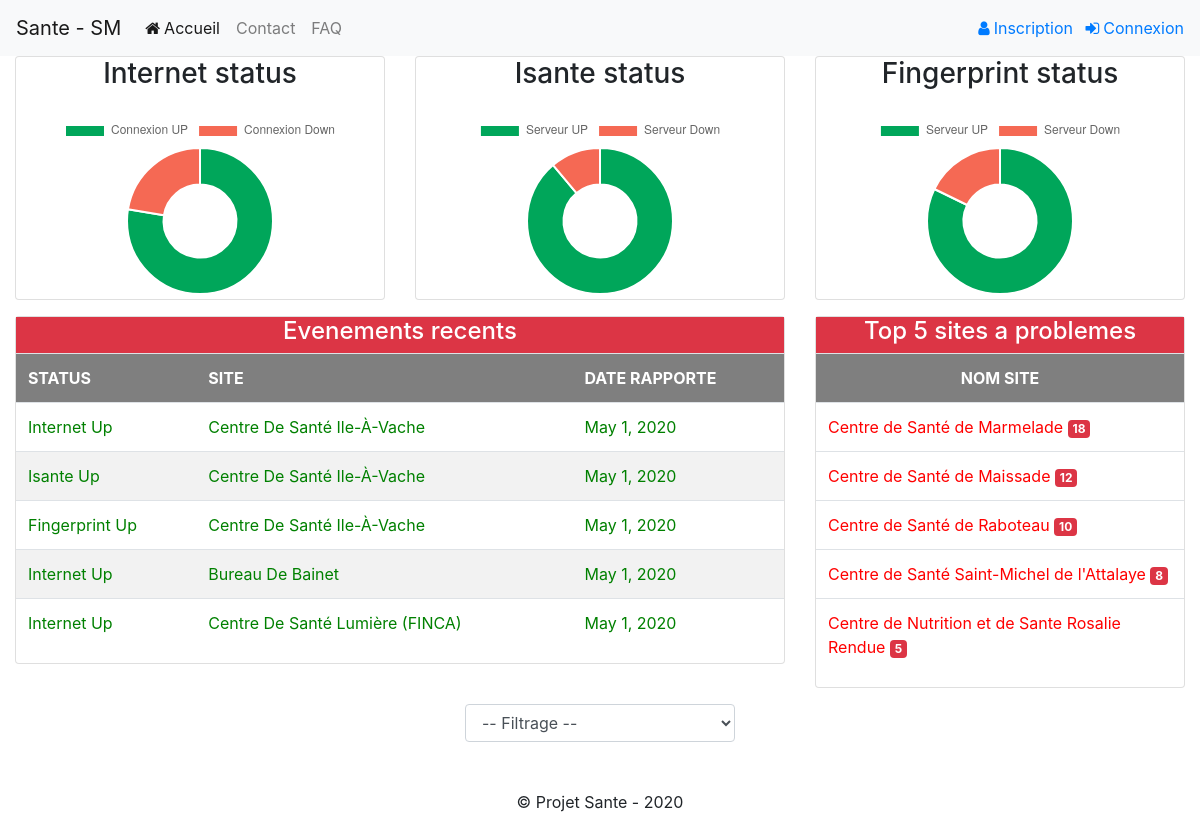
The page / on the database its author committed.
### smonitoring/models.py (models this page shows, shortened)
class Evenement(models.Model):
	code_site = models.ForeignKey(Site, on_delete= models.CASCADE, related_name="site")
	entite_concerne = models.CharField(max_length=100, choices= [('internet','Internet'),('isante','Isante Server'),('fingerprint','Fingerprint Server')]) # internet, isante or fingerprint
	status_ev = models.CharField(max_length=10, choices= EL_CHOICES) # up, down, none
	raison_ev = models.CharField(max_length=100, choices= RAISON_CHOICES)
	date_ev = models.DateField(default=datetime.now().date())
	date_rap = models.DateField(default=datetime.now().date())
	date_entree = models.DateTimeField(default=datetime.utcnow)
	pers_contact = models.CharField(max_length=100, default=None, blank=True,null=True)
	remarques = models.CharField(max_length=100, default=None, blank=True,null=True)
	code_utilisateur = models.CharField(max_length=100)
	"""
	def __init__(self,code_site,entite_concerne,status_ev,date_ev,raison_ev,date_rap,pers_contact,remarques,date_entree,code_utilisateur):
		self.code_site=code_site
		self.entite_concerne=entite_concerne
		self.status_ev=status_ev
		self.raison_ev=raison_ev
		self.date_ev=date_ev
		self.date_rap=date_rap
		self.date_entree=date_entree
		self.pers_contact=pers_contact
		self.remarques=remarques
		self.code_utilisateur=code_utilisateur
	"""

class Site(models.Model):
	code = models.CharField(max_length=10,unique=True)
	type_site = models.CharField(max_length=10)
	nom = models.CharField(max_length=100)
	sigle = models.CharField(max_length=10, default=None, blank=True,null=True)
	region = models.CharField(max_length=100)
	departement = models.CharField(max_length=30)
	commune = models.CharField(max_length=100)
	adresse = models.CharField(max_length=100, default=None, blank=True,null=True)
	pepfar = models.CharField(max_length=10, choices = PEPFAR_CHOICES)
	contact_1 = models.CharField(max_length=100)
	tel_1 = models.CharField(max_length=100)
	contact_2 = models.CharField(max_length=100, default=None, blank=True,null=True)
	tel_2 = models.CharField(max_length=100, default=None, blank=True,null=True)
	fai = models.CharField(max_length=100, choices= FAI_CHOICES)
	internet = models.CharField(max_length=15, choices = EL_CHOICES)
	isante = models.CharField(max_length=15, choices = EL_CHOICES)
	fingerprint = models.CharField(max_length=15, choices = EL_CHOICES)
	def __str__(self):
		return f"{self.nom}"

### smonitoring/views.py (the view)
# urls.py: path("",views.index,name="index"),
def index(request):
	try:
		filtre = request.GET.get('filter')
	except:
		return HttpResponse('Request problem')
	if filtre != None and filtre != 'all':
		filtre = filtre.upper()
		with connection.cursor() as cursor:
			cursor.execute('SELECT COUNT(*) qte,code_site_id,nom from smonitoring_evenement e,smonitoring_site s WHERE e.code_site_id=s.id AND status_ev="down" AND s.region=%s GROUP BY code_site_id ORDER BY qte DESC LIMIT 5',params=[filtre.upper()])
			top_bad_sites = cursor.fetchall()
			top_bad_sites_formated = []
			for t in top_bad_sites:
				top_bad_sites_formated.append({"qte":t[0],"id":t[1],"nom":t[2]})
		context= {
			"page_title":"Ma page Accueil",
			"internet_status":{"up":Site.objects.filter(internet="up",region=filtre).count(),"down":Site.objects.filter(internet="down",region=filtre).count()},
			"isante_status":{"up":Site.objects.filter(isante="up",region=filtre).count(),"down":Site.objects.filter(isante="down",region=filtre).count()},
			"fingerprint_status":{"up":Site.objects.filter(fingerprint="up",region=filtre).count(),"down":Site.objects.filter(fingerprint="down",region=filtre).count()},
			"recent_events":Evenement.objects.select_related('code_site').filter(code_site__region=filtre).order_by('-date_rap')[:5],
			"top_bad_sites":top_bad_sites_formated,
			"filtre":filtre.lower(),
		}
	else:
		with connection.cursor() as cursor:
			cursor.execute('SELECT COUNT(*) qte,code_site_id,nom from smonitoring_evenement e,smonitoring_site s WHERE e.code_site_id=s.id AND status_ev="down" GROUP BY code_site_id ORDER BY qte DESC LIMIT 5')
			top_bad_sites = cursor.fetchall()
			top_bad_sites_formated = []
			for t in top_bad_sites:
				top_bad_sites_formated.append({"qte":t[0],"id":t[1],"nom":t[2]})
		context= {
			"page_title":"Ma page Accueil",
			"internet_status":{"up":Site.objects.filter(internet="up").count(),"down":Site.objects.filter(internet="down").count()},
			"isante_status":{"up":Site.objects.filter(isante="up").count(),"down":Site.objects.filter(isante="down").count()},
			"fingerprint_status":{"up":Site.objects.filter(fingerprint="up").count(),"down":Site.objects.filter(fingerprint="down").count()},
			"recent_events":Evenement.objects.order_by('-date_rap').select_related('code_site')[:5],
			"top_bad_sites":top_bad_sites_formated,
		}
	return render(request, 'dashboard.html', context)

### smonitoring/templates/dashboard.html (shortened to what this page needs)
{% extends "layout.html" %}
{% block body %}
    <section class="content">
      <div class="row">
        <div class="col-md-4">
          <div class="card">
            <div class="card-title">
              <h3 class="text-center">Internet status</h3>
            </div>
            <div class="card-body p-1">
              <canvas id="pieChartInt" style="height:250px"></canvas>
            </div>
          </div>
        </div>
        <div class="col-md-4">
          <div class="card">
            <div class="card-title">
              <h3 class="text-center">Isante status</h3>
            </div>
            <div class="card-body p-1">
              <canvas id="pieChartIsante" style="height:250px"></canvas>
            </div>
          </div>
        </div>
        <div class="col-md-4">
          <div class="card">
            <div class="card-title">
              <h3 class="text-center">Fingerprint status</h3>
            </div>
            <div class="card-body p-1">
              <canvas id="pieChartFing" style="height:250px"></canvas>
            </div>
          </div>
        </div>
      </div>
	<div class="row mt-3 mb-3">
		<div class="col-md-8">
			<div class="card">
				<div class="card-title bg-danger mb-0"><h4 class="text-center" style="color:white;">Evenements recents</h4></div>
				<div class="card-body p-0 table-responsive">
					<table class="table table-striped table-hover">
						<th>Status</th><th>Site</th><th>date rapporte</th>
						{% for event in recent_events %}
						<tr class="{{event.status_ev}} togle-case"><td>{{event.entite_concerne}} {{event.status_ev}}</td><td>{{event.code_site}}</td><td>{{event.date_rap}}</td></tr>
						{% endfor %}
					</table>
				</div>
			</div>
		</div>
		<div class="col-md-4">
			<div class="card">
				<div class="card-title bg-danger mb-0"><h4 class="text-center" style="color:white;">Top 5 sites a problemes</h4></div>
				<div class="card-body p-0 table-responsive">
					<table class="table table-striped table-hover">
						<th class="text-center">Nom site</th>
						{% for bad_site in top_bad_sites %}
						<tr><td class="down">{{ bad_site.nom }} <span class="badge badge-danger">{{ bad_site.qte }}</span></td></tr>
						{% endfor %}
					</table>
				</div>
			</div>
		</div>
	</div>
	<div class="row">
		<div class="col-md-3" style="margin:auto;">
			<select name="filter" id="filter" class="form-control" >
				<option value="all" {% if filtre == 'all'%} selected {% endif %}>-- Filtrage --</option>
			</select>
		</div>
	</div>
    </section>
<script>
document.addEventListener('DOMContentLoaded', function(){
	//Filter script
	document.getElementById("filter").onchange= function(){
		var current_url= "{{ 'index' }}";
		var val= this.value;
		window.location.replace(current_url+'?filter='+val);
		};
	//Chart script
  $(function () {
    /* ChartJS
     * -------
     * Here we will create a few charts using ChartJS
     */
    //-------------
    //- PIE CHART - Internet
    //-------------
    new Chart(document.getElementById("pieChartInt"), {
	type:'doughnut',
	data: {
		labels: ['Connexion UP','Connexion Down'],
		datasets:[{
		label: "Internet Status",
		backgroundColor:["#00a65a","#f56954"],
		data:[ {{ internet_status.up }},{{ internet_status.down }} ]
		}]
	},
	options:{
		title:{
		display: false,
		text: 'Sites Internet Status'
		}
		}
	});
	//-------------
    //- PIE CHART - Isante
    //-------------
    new Chart(document.getElementById("pieChartIsante"), {
	type:'doughnut',
	data: {
		labels: ['Serveur UP','Serveur Down'],
		datasets:[{
		label: "Isante Status",
		backgroundColor:["#00a65a","#f56954"],
		data:[ {{ isante_status.up }},{{ isante_status.down }} ]
		}]
	},
	options:{
		title:{
		display: false,
		text: 'Sites Internet Status'
		}
		}
	});
    //-------------
    //- PIE CHART - Fingerprint
    //-------------
    new Chart(document.getElementById("pieChartFing"), {
	type:'doughnut',
	data: {
		labels: ['Serveur UP','Serveur Down'],
		datasets:[{
		label: "Fingerprint Status",
		backgroundColor:["#00a65a","#f56954"],
		data:[ {{ fingerprint_status.up }},{{ fingerprint_status.down }} ]
		}]
	},
	options:{
		title:{
		display: false,
		text: 'Sites Internet Status'
		}
		}
	});
  })
});
</script>
{% endblock %}

### smonitoring/templates/layout.html (shortened to what this page needs)
<!DOCTYPE html>
<html>
<head>
	<link rel="stylesheet" href="https://maxcdn.bootstrapcdn.com/bootstrap/4.4.1/css/bootstrap.min.css">
	<link rel="stylesheet" href="https://stackpath.bootstrapcdn.com/font-awesome/4.7.0/css/font-awesome.min.css">
	{% load static %}
	<link rel="stylesheet" href="{%  static 'css/mystyle.css' %}">
</head>
<body>
	<nav class="navbar sticky-top navbar-expand-lg navbar-light bg-light">
	  <a class="navbar-brand" href="{% url 'index' %}">Sante - SM</a>
	  <div class="collapse navbar-collapse" id="navbarSupportedContent">
		<ul class="navbar-nav mr-auto">
		  <li class="nav-item active">
			<a class="nav-link" href="{% url 'index' %}"><span class="fa fa-home">&nbsp;</span>Accueil <span class="sr-only">(current)</span></a>
		  </li>
		  <li class="nav-item">
			<a class="nav-link" href="#">Contact</a>
		  </li>
		  <li class="nav-item">
			<a class="nav-link" href="#" title="Foire aux questions" >FAQ</a>
		  </li>
		</ul>
		<div class="pull-right">
			{% if user.is_authenticated %}
				{% if user.first_name %}
					<span class="togle-case">Welcome, {{ user.first_name }} - </span>
				{% else %}
					<span class="togle-case">Welcome, {{ user.username }} - </span>
				{% endif %}
			<a href= "{% url 'logout' %}" >Déconnexion</a>
			{% else %}
			<a class="mr-2" href="#" ><span class="fa fa-user">&nbsp;</span>Inscription</a>
			<a class="" href="{% url 'login' %}" ><span class="fa fa-sign-in">&nbsp;</span>Connexion</a>
			{% endif %}
		</div>
	  </div>
	</nav>
	<div class="container-fluid" style="min-height:200px;">
		{% block body %}
		{% endblock body %}
	</div>
	<footer class="footer text-center mt-5">
		<p class="">&copy; Projet Sante - 2020</p>
	</footer>
</body>
</html>

### smonitoring/static/css/mystyle.css (style rules this page uses)
th { background-color: #7F7F7F ; color: #FFFFFF; text-transform: uppercase; }
.up { background-color: ; color: #008000; }
.down { background-color: #FFFFFF; color: #FF0000 }
.togle-case { text-transform: capitalize; }

### smonitoring/templates/dashboard.html (style rules this page uses)
th { text-transform: uppercase; }
.up { background-color: ; color: #008000; }
.down { background-color: #FFFFFF; color: #FF0000 }

### rows shown on the page
Evenement: entite_concerne "Internet", status_ev "Up", code_site "Centre De Santé Ile-À-Vache", date_rap "May 1, 2020"
Evenement: entite_concerne "Isante", status_ev "Up", code_site "Centre De Santé Ile-À-Vache", date_rap "May 1, 2020"
Evenement: entite_concerne "Fingerprint", status_ev "Up", code_site "Centre De Santé Ile-À-Vache", date_rap "May 1, 2020"
Evenement: entite_concerne "Internet", status_ev "Up", code_site "Bureau De Bainet", date_rap "May 1, 2020"
Evenement: entite_concerne "Internet", status_ev "Up", code_site "Centre De Santé Lumière (FINCA)", date_rap "May 1, 2020"

### other values the page prints
{{ bad_site.nom }} "Centre de Santé de Marmelade" "Centre de Santé de Maissade" "Centre de Santé de Raboteau" "Centre de Santé Saint-Michel de l'Attalaye" "Centre de Nutrition et de Sante Rosalie Rendue"
{{ bad_site.qte }} "18" "12" "10" "8" "5"
chart data {{ internet_status.up }} 38
chart data {{ internet_status.down }} 11
chart data {{ isante_status.up }} 40
